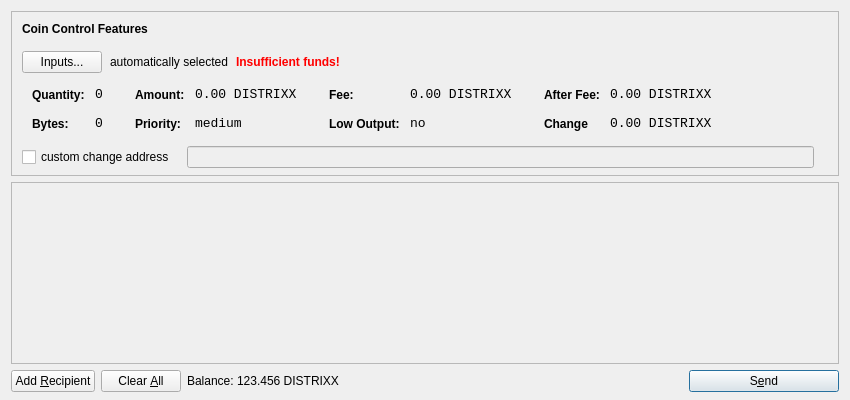
<?xml version="1.0" encoding="UTF-8"?>
<ui version="4.0">
 <class>SendCoinsDialog</class>
 <widget class="QDialog" name="SendCoinsDialog">
  <property name="geometry">
   <rect>
    <x>0</x>
    <y>0</y>
    <width>850</width>
    <height>400</height>
   </rect>
  </property>
  <property name="windowTitle">
   <string>Send Coins</string>
  </property>
  <layout class="QVBoxLayout" name="verticalLayout" stretch="0,1,0">
   <property name="bottomMargin">
    <number>8</number>
   </property>
   <item>
    <widget class="QFrame" name="frameCoinControl">
     <property name="sizePolicy">
      <sizepolicy hsizetype="Expanding" vsizetype="Expanding">
       <horstretch>0</horstretch>
       <verstretch>0</verstretch>
      </sizepolicy>
     </property>
     <property name="maximumSize">
      <size>
       <width>16777215</width>
       <height>16777215</height>
      </size>
     </property>
     <property name="frameShape">
      <enum>QFrame::StyledPanel</enum>
     </property>
     <property name="frameShadow">
      <enum>QFrame::Sunken</enum>
     </property>
     <layout class="QVBoxLayout" name="verticalLayoutCoinControl2">
      <property name="spacing">
       <number>-1</number>
      </property>
      <property name="leftMargin">
       <number>0</number>
      </property>
      <property name="topMargin">
       <number>0</number>
      </property>
      <property name="rightMargin">
       <number>0</number>
      </property>
      <property name="bottomMargin">
       <number>6</number>
      </property>
      <item>
       <layout class="QVBoxLayout" name="verticalLayoutCoinControl" stretch="0,0,0,0,1">
        <property name="spacing">
         <number>0</number>
        </property>
        <property name="leftMargin">
         <number>10</number>
        </property>
        <property name="topMargin">
         <number>10</number>
        </property>
        <item>
         <layout class="QHBoxLayout" name="horizontalLayoutCoinControl1">
          <property name="bottomMargin">
           <number>15</number>
          </property>
          <item>
           <widget class="QLabel" name="labelCoinControlFeatures">
            <property name="sizePolicy">
             <sizepolicy hsizetype="Preferred" vsizetype="Maximum">
              <horstretch>0</horstretch>
              <verstretch>0</verstretch>
             </sizepolicy>
            </property>
            <property name="font">
             <font>
              <weight>75</weight>
              <bold>true</bold>
             </font>
            </property>
            <property name="styleSheet">
             <string notr="true">font-weight:bold;</string>
            </property>
            <property name="text">
             <string>Coin Control Features</string>
            </property>
           </widget>
          </item>
         </layout>
        </item>
        <item>
         <layout class="QHBoxLayout" name="horizontalLayoutCoinControl2" stretch="0,0,0,0">
          <property name="spacing">
           <number>8</number>
          </property>
          <property name="bottomMargin">
           <number>10</number>
          </property>
          <item>
           <widget class="QPushButton" name="pushButtonCoinControl">
            <property name="styleSheet">
             <string notr="true"/>
            </property>
            <property name="text">
             <string>Inputs...</string>
            </property>
           </widget>
          </item>
          <item>
           <widget class="QLabel" name="labelCoinControlAutomaticallySelected">
            <property name="text">
             <string>automatically selected</string>
            </property>
            <property name="margin">
             <number>5</number>
            </property>
           </widget>
          </item>
          <item>
           <widget class="QLabel" name="labelCoinControlInsuffFunds">
            <property name="font">
             <font>
              <weight>75</weight>
              <bold>true</bold>
             </font>
            </property>
            <property name="styleSheet">
             <string notr="true">color:red;font-weight:bold;</string>
            </property>
            <property name="text">
             <string>Insufficient funds!</string>
            </property>
            <property name="margin">
             <number>5</number>
            </property>
           </widget>
          </item>
          <item>
           <spacer name="horizontalSpacerCoinControl">
            <property name="orientation">
             <enum>Qt::Horizontal</enum>
            </property>
            <property name="sizeHint" stdset="0">
             <size>
              <width>40</width>
              <height>1</height>
             </size>
            </property>
           </spacer>
          </item>
         </layout>
        </item>
        <item>
         <widget class="QWidget" name="widgetCoinControl" native="true">
          <property name="sizePolicy">
           <sizepolicy hsizetype="Preferred" vsizetype="Preferred">
            <horstretch>0</horstretch>
            <verstretch>0</verstretch>
           </sizepolicy>
          </property>
          <property name="minimumSize">
           <size>
            <width>0</width>
            <height>0</height>
           </size>
          </property>
          <property name="styleSheet">
           <string notr="true"/>
          </property>
          <layout class="QHBoxLayout" name="horizontalLayoutCoinControl5">
           <property name="margin">
            <number>0</number>
           </property>
           <item>
            <layout class="QHBoxLayout" name="horizontalLayoutCoinControl3" stretch="0,0,0,1">
             <property name="spacing">
              <number>20</number>
             </property>
             <property name="topMargin">
              <number>0</number>
             </property>
             <property name="bottomMargin">
              <number>10</number>
             </property>
             <item>
              <layout class="QFormLayout" name="formLayoutCoinControl1">
               <property name="horizontalSpacing">
                <number>10</number>
               </property>
               <property name="verticalSpacing">
                <number>14</number>
               </property>
               <property name="leftMargin">
                <number>10</number>
               </property>
               <property name="topMargin">
                <number>4</number>
               </property>
               <property name="rightMargin">
                <number>6</number>
               </property>
               <item row="0" column="0">
                <widget class="QLabel" name="labelCoinControlQuantityText">
                 <property name="styleSheet">
                  <string notr="true">font-weight:bold;</string>
                 </property>
                 <property name="text">
                  <string>Quantity:</string>
                 </property>
                 <property name="margin">
                  <number>0</number>
                 </property>
                </widget>
               </item>
               <item row="0" column="1">
                <widget class="QLabel" name="labelCoinControlQuantity">
                 <property name="font">
                  <font>
                   <family>Monospace</family>
                   <pointsize>10</pointsize>
                  </font>
                 </property>
                 <property name="cursor">
                  <cursorShape>IBeamCursor</cursorShape>
                 </property>
                 <property name="contextMenuPolicy">
                  <enum>Qt::ActionsContextMenu</enum>
                 </property>
                 <property name="text">
                  <string>0</string>
                 </property>
                 <property name="margin">
                  <number>0</number>
                 </property>
                 <property name="textInteractionFlags">
                  <set>Qt::LinksAccessibleByMouse|Qt::TextSelectableByKeyboard|Qt::TextSelectableByMouse</set>
                 </property>
                </widget>
               </item>
               <item row="1" column="0">
                <widget class="QLabel" name="labelCoinControlBytesText">
                 <property name="styleSheet">
                  <string notr="true">font-weight:bold;</string>
                 </property>
                 <property name="text">
                  <string>Bytes:</string>
                 </property>
                </widget>
               </item>
               <item row="1" column="1">
                <widget class="QLabel" name="labelCoinControlBytes">
                 <property name="font">
                  <font>
                   <family>Monospace</family>
                   <pointsize>10</pointsize>
                  </font>
                 </property>
                 <property name="cursor">
                  <cursorShape>IBeamCursor</cursorShape>
                 </property>
                 <property name="contextMenuPolicy">
                  <enum>Qt::ActionsContextMenu</enum>
                 </property>
                 <property name="text">
                  <string>0</string>
                 </property>
                 <property name="textInteractionFlags">
                  <set>Qt::LinksAccessibleByMouse|Qt::TextSelectableByKeyboard|Qt::TextSelectableByMouse</set>
                 </property>
                </widget>
               </item>
              </layout>
             </item>
             <item>
              <layout class="QFormLayout" name="formLayoutCoinControl2">
               <property name="horizontalSpacing">
                <number>10</number>
               </property>
               <property name="verticalSpacing">
                <number>14</number>
               </property>
               <property name="leftMargin">
                <number>6</number>
               </property>
               <property name="topMargin">
                <number>4</number>
               </property>
               <property name="rightMargin">
                <number>6</number>
               </property>
               <item row="0" column="0">
                <widget class="QLabel" name="labelCoinControlAmountText">
                 <property name="styleSheet">
                  <string notr="true">font-weight:bold;</string>
                 </property>
                 <property name="text">
                  <string>Amount:</string>
                 </property>
                 <property name="margin">
                  <number>0</number>
                 </property>
                </widget>
               </item>
               <item row="0" column="1">
                <widget class="QLabel" name="labelCoinControlAmount">
                 <property name="font">
                  <font>
                   <family>Monospace</family>
                   <pointsize>10</pointsize>
                  </font>
                 </property>
                 <property name="cursor">
                  <cursorShape>IBeamCursor</cursorShape>
                 </property>
                 <property name="contextMenuPolicy">
                  <enum>Qt::ActionsContextMenu</enum>
                 </property>
                 <property name="text">
                  <string>0.00 DISTRIXX</string>
                 </property>
                 <property name="textInteractionFlags">
                  <set>Qt::LinksAccessibleByMouse|Qt::TextSelectableByKeyboard|Qt::TextSelectableByMouse</set>
                 </property>
                </widget>
               </item>
               <item row="1" column="0">
                <widget class="QLabel" name="labelCoinControlPriorityText">
                 <property name="styleSheet">
                  <string notr="true">font-weight:bold;</string>
                 </property>
                 <property name="text">
                  <string>Priority:</string>
                 </property>
                </widget>
               </item>
               <item row="1" column="1">
                <widget class="QLabel" name="labelCoinControlPriority">
                 <property name="font">
                  <font>
                   <family>Monospace</family>
                   <pointsize>10</pointsize>
                  </font>
                 </property>
                 <property name="cursor">
                  <cursorShape>IBeamCursor</cursorShape>
                 </property>
                 <property name="contextMenuPolicy">
                  <enum>Qt::ActionsContextMenu</enum>
                 </property>
                 <property name="text">
                  <string>medium</string>
                 </property>
                 <property name="textInteractionFlags">
                  <set>Qt::LinksAccessibleByMouse|Qt::TextSelectableByKeyboard|Qt::TextSelectableByMouse</set>
                 </property>
                </widget>
               </item>
              </layout>
             </item>
             <item>
              <layout class="QFormLayout" name="formLayoutCoinControl3">
               <property name="horizontalSpacing">
                <number>10</number>
               </property>
               <property name="verticalSpacing">
                <number>14</number>
               </property>
               <property name="leftMargin">
                <number>6</number>
               </property>
               <property name="topMargin">
                <number>4</number>
               </property>
               <property name="rightMargin">
                <number>6</number>
               </property>
               <item row="0" column="0">
                <widget class="QLabel" name="labelCoinControlFeeText">
                 <property name="styleSheet">
                  <string notr="true">font-weight:bold;</string>
                 </property>
                 <property name="text">
                  <string>Fee:</string>
                 </property>
                 <property name="margin">
                  <number>0</number>
                 </property>
                </widget>
               </item>
               <item row="0" column="1">
                <widget class="QLabel" name="labelCoinControlFee">
                 <property name="font">
                  <font>
                   <family>Monospace</family>
                   <pointsize>10</pointsize>
                  </font>
                 </property>
                 <property name="cursor">
                  <cursorShape>IBeamCursor</cursorShape>
                 </property>
                 <property name="contextMenuPolicy">
                  <enum>Qt::ActionsContextMenu</enum>
                 </property>
                 <property name="text">
                  <string>0.00 DISTRIXX</string>
                 </property>
                 <property name="textInteractionFlags">
                  <set>Qt::LinksAccessibleByMouse|Qt::TextSelectableByKeyboard|Qt::TextSelectableByMouse</set>
                 </property>
                </widget>
               </item>
               <item row="1" column="0">
                <widget class="QLabel" name="labelCoinControlLowOutputText">
                 <property name="styleSheet">
                  <string notr="true">font-weight:bold;</string>
                 </property>
                 <property name="text">
                  <string>Low Output:</string>
                 </property>
                </widget>
               </item>
               <item row="1" column="1">
                <widget class="QLabel" name="labelCoinControlLowOutput">
                 <property name="font">
                  <font>
                   <family>Monospace</family>
                   <pointsize>10</pointsize>
                  </font>
                 </property>
                 <property name="cursor">
                  <cursorShape>IBeamCursor</cursorShape>
                 </property>
                 <property name="contextMenuPolicy">
                  <enum>Qt::ActionsContextMenu</enum>
                 </property>
                 <property name="text">
                  <string>no</string>
                 </property>
                 <property name="textInteractionFlags">
                  <set>Qt::LinksAccessibleByMouse|Qt::TextSelectableByKeyboard|Qt::TextSelectableByMouse</set>
                 </property>
                </widget>
               </item>
              </layout>
             </item>
             <item>
              <layout class="QFormLayout" name="formLayoutCoinControl4">
               <property name="horizontalSpacing">
                <number>10</number>
               </property>
               <property name="verticalSpacing">
                <number>14</number>
               </property>
               <property name="leftMargin">
                <number>6</number>
               </property>
               <property name="topMargin">
                <number>4</number>
               </property>
               <property name="rightMargin">
                <number>6</number>
               </property>
               <item row="0" column="0">
                <widget class="QLabel" name="labelCoinControlAfterFeeText">
                 <property name="styleSheet">
                  <string notr="true">font-weight:bold;</string>
                 </property>
                 <property name="text">
                  <string>After Fee:</string>
                 </property>
                 <property name="margin">
                  <number>0</number>
                 </property>
                </widget>
               </item>
               <item row="0" column="1">
                <widget class="QLabel" name="labelCoinControlAfterFee">
                 <property name="font">
                  <font>
                   <family>Monospace</family>
                   <pointsize>10</pointsize>
                  </font>
                 </property>
                 <property name="cursor">
                  <cursorShape>IBeamCursor</cursorShape>
                 </property>
                 <property name="contextMenuPolicy">
                  <enum>Qt::ActionsContextMenu</enum>
                 </property>
                 <property name="text">
                  <string>0.00 DISTRIXX</string>
                 </property>
                 <property name="textInteractionFlags">
                  <set>Qt::LinksAccessibleByMouse|Qt::TextSelectableByKeyboard|Qt::TextSelectableByMouse</set>
                 </property>
                </widget>
               </item>
               <item row="1" column="0">
                <widget class="QLabel" name="labelCoinControlChangeText">
                 <property name="styleSheet">
                  <string notr="true">font-weight:bold;</string>
                 </property>
                 <property name="text">
                  <string>Change</string>
                 </property>
                </widget>
               </item>
               <item row="1" column="1">
                <widget class="QLabel" name="labelCoinControlChange">
                 <property name="font">
                  <font>
                   <family>Monospace</family>
                   <pointsize>10</pointsize>
                  </font>
                 </property>
                 <property name="cursor">
                  <cursorShape>IBeamCursor</cursorShape>
                 </property>
                 <property name="contextMenuPolicy">
                  <enum>Qt::ActionsContextMenu</enum>
                 </property>
                 <property name="text">
                  <string>0.00 DISTRIXX</string>
                 </property>
                 <property name="textInteractionFlags">
                  <set>Qt::LinksAccessibleByMouse|Qt::TextSelectableByKeyboard|Qt::TextSelectableByMouse</set>
                 </property>
                </widget>
               </item>
              </layout>
             </item>
            </layout>
           </item>
          </layout>
         </widget>
        </item>
        <item>
         <layout class="QHBoxLayout" name="horizontalLayoutCoinControl4" stretch="0,0,0">
          <property name="spacing">
           <number>12</number>
          </property>
          <property name="sizeConstraint">
           <enum>QLayout::SetDefaultConstraint</enum>
          </property>
          <property name="topMargin">
           <number>5</number>
          </property>
          <property name="rightMargin">
           <number>5</number>
          </property>
          <item>
           <widget class="QCheckBox" name="checkBoxCoinControlChange">
            <property name="text">
             <string>custom change address</string>
            </property>
           </widget>
          </item>
          <item>
           <widget class="QLineEdit" name="lineEditCoinControlChange">
            <property name="enabled">
             <bool>false</bool>
            </property>
            <property name="sizePolicy">
             <sizepolicy hsizetype="Expanding" vsizetype="Fixed">
              <horstretch>0</horstretch>
              <verstretch>0</verstretch>
             </sizepolicy>
            </property>
           </widget>
          </item>
          <item>
           <widget class="QLabel" name="labelCoinControlChangeLabel">
            <property name="sizePolicy">
             <sizepolicy hsizetype="Preferred" vsizetype="Expanding">
              <horstretch>0</horstretch>
              <verstretch>0</verstretch>
             </sizepolicy>
            </property>
            <property name="minimumSize">
             <size>
              <width>0</width>
              <height>0</height>
             </size>
            </property>
            <property name="text">
             <string/>
            </property>
            <property name="margin">
             <number>3</number>
            </property>
           </widget>
          </item>
         </layout>
        </item>
        <item>
         <spacer name="verticalSpacerCoinControl">
          <property name="orientation">
           <enum>Qt::Vertical</enum>
          </property>
          <property name="sizeHint" stdset="0">
           <size>
            <width>800</width>
            <height>1</height>
           </size>
          </property>
         </spacer>
        </item>
       </layout>
      </item>
     </layout>
    </widget>
   </item>
   <item>
    <widget class="QScrollArea" name="scrollArea">
     <property name="widgetResizable">
      <bool>true</bool>
     </property>
     <widget class="QWidget" name="scrollAreaWidgetContents">
      <property name="geometry">
       <rect>
        <x>0</x>
        <y>0</y>
        <width>830</width>
        <height>165</height>
       </rect>
      </property>
      <layout class="QVBoxLayout" name="verticalLayout_2">
       <property name="margin">
        <number>0</number>
       </property>
       <item>
        <layout class="QVBoxLayout" name="entries">
         <property name="spacing">
          <number>6</number>
         </property>
        </layout>
       </item>
       <item>
        <spacer name="verticalSpacer">
         <property name="orientation">
          <enum>Qt::Vertical</enum>
         </property>
         <property name="sizeHint" stdset="0">
          <size>
           <width>20</width>
           <height>40</height>
          </size>
         </property>
        </spacer>
       </item>
      </layout>
     </widget>
    </widget>
   </item>
   <item>
    <layout class="QHBoxLayout" name="horizontalLayout">
     <item>
      <widget class="QPushButton" name="addButton">
       <property name="toolTip">
        <string>Send to multiple recipients at once</string>
       </property>
       <property name="text">
        <string>Add &amp;Recipient</string>
       </property>
       <property name="icon">
        <iconset resource="../bitcoin.qrc">
         <normaloff>:/icons/add</normaloff>:/icons/add</iconset>
       </property>
       <property name="autoDefault">
        <bool>false</bool>
       </property>
      </widget>
     </item>
     <item>
      <widget class="QPushButton" name="clearButton">
       <property name="sizePolicy">
        <sizepolicy hsizetype="Minimum" vsizetype="Fixed">
         <horstretch>0</horstretch>
         <verstretch>0</verstretch>
        </sizepolicy>
       </property>
       <property name="toolTip">
        <string>Remove all transaction fields</string>
       </property>
       <property name="text">
        <string>Clear &amp;All</string>
       </property>
       <property name="icon">
        <iconset resource="../bitcoin.qrc">
         <normaloff>:/icons/remove</normaloff>:/icons/remove</iconset>
       </property>
       <property name="autoRepeatDelay">
        <number>300</number>
       </property>
       <property name="autoDefault">
        <bool>false</bool>
       </property>
      </widget>
     </item>
     <item>
      <layout class="QHBoxLayout" name="horizontalLayout_2">
       <property name="spacing">
        <number>3</number>
       </property>
       <item>
        <widget class="QLabel" name="label">
         <property name="sizePolicy">
          <sizepolicy hsizetype="Preferred" vsizetype="Fixed">
           <horstretch>0</horstretch>
           <verstretch>0</verstretch>
          </sizepolicy>
         </property>
         <property name="text">
          <string>Balance:</string>
         </property>
        </widget>
       </item>
       <item>
        <widget class="QLabel" name="labelBalance">
         <property name="sizePolicy">
          <sizepolicy hsizetype="Preferred" vsizetype="Fixed">
           <horstretch>0</horstretch>
           <verstretch>0</verstretch>
          </sizepolicy>
         </property>
         <property name="cursor">
          <cursorShape>IBeamCursor</cursorShape>
         </property>
         <property name="text">
          <string>123.456 DISTRIXX</string>
         </property>
         <property name="textInteractionFlags">
          <set>Qt::LinksAccessibleByMouse|Qt::TextSelectableByKeyboard|Qt::TextSelectableByMouse</set>
         </property>
        </widget>
       </item>
      </layout>
     </item>
     <item>
      <spacer name="horizontalSpacer">
       <property name="orientation">
        <enum>Qt::Horizontal</enum>
       </property>
       <property name="sizeHint" stdset="0">
        <size>
         <width>40</width>
         <height>20</height>
        </size>
       </property>
      </spacer>
     </item>
     <item>
      <widget class="QPushButton" name="sendButton">
       <property name="minimumSize">
        <size>
         <width>150</width>
         <height>0</height>
        </size>
       </property>
       <property name="toolTip">
        <string>Confirm the send action</string>
       </property>
       <property name="text">
        <string>S&amp;end</string>
       </property>
       <property name="icon">
        <iconset resource="../bitcoin.qrc">
         <normaloff>:/icons/send</normaloff>:/icons/send</iconset>
       </property>
       <property name="default">
        <bool>true</bool>
       </property>
      </widget>
     </item>
    </layout>
   </item>
  </layout>
 </widget>
 <resources>
  <include location="../bitcoin.qrc"/>
 </resources>
 <connections/>
</ui>
